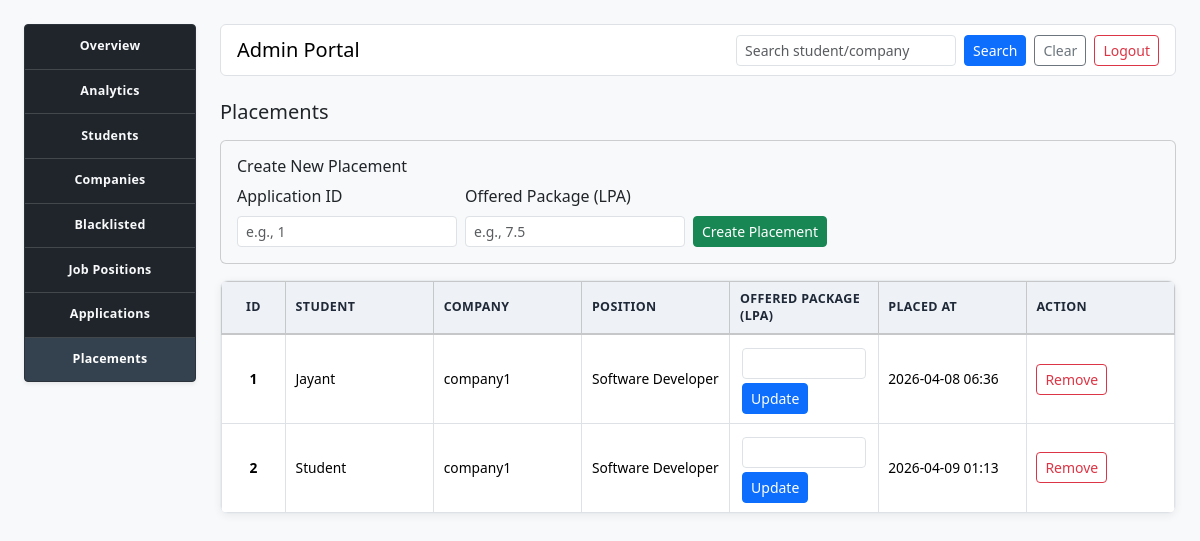
The page /admin-portal/placements (signed in) on the database its author committed.
### model.py (models this page shows, shortened)
class Placement(db.Model):
    __tablename__ = "placements"
    id = db.Column(db.Integer, primary_key=True)
    application_id = db.Column(
        db.Integer, db.ForeignKey("applications.id"), unique=True, nullable=False
    )
    placed_at = db.Column(db.DateTime, nullable=False, default=datetime.utcnow)
    offered_package_lpa = db.Column(db.Float, nullable=True)
    application = db.relationship("Application", back_populates="placement")

class Student(db.Model):
    __tablename__ = "students"
    id = db.Column(db.Integer, primary_key=True)
    full_name = db.Column(db.String(120), nullable=False)
    email = db.Column(db.String(120), unique=True, nullable=False)
    password = db.Column(db.String(120), nullable=False)
    phone = db.Column(db.String(20), nullable=True)
    course = db.Column(db.String(100), nullable=True)
    skills = db.Column(db.String(255), nullable=True)
    graduation_year = db.Column(db.Integer, nullable=True)
    resume_url = db.Column(db.String(255), nullable=True)
    is_deactivated = db.Column(db.Boolean, nullable=False, default=False)
    applications = db.relationship(
        "Application", back_populates="student", cascade="all, delete-orphan"
    )

class Company(db.Model):
    __tablename__ = "companies"
    id = db.Column(db.Integer, primary_key=True)
    name = db.Column(db.String(120), unique=True, nullable=False)
    email = db.Column(db.String(120), unique=True, nullable=False)
    password = db.Column(db.String(120), nullable=False)
    industry = db.Column(db.String(100), nullable=True)
    location = db.Column(db.String(120), nullable=True)
    website = db.Column(db.String(255), nullable=True)
    is_blacklisted = db.Column(db.Boolean, nullable=False, default=False)
    is_approved = db.Column(db.Boolean, nullable=False, default=False)
    job_positions = db.relationship(
        "JobPosition", back_populates="company", cascade="all, delete-orphan"
    )

class JobPosition(db.Model):
    __tablename__ = "job_positions"
    id = db.Column(db.Integer, primary_key=True)
    company_id = db.Column(db.Integer, db.ForeignKey("companies.id"), nullable=False)
    title = db.Column(db.String(120), nullable=False)
    description = db.Column(db.Text, nullable=True)
    eligibility_criteria = db.Column(db.String(255), nullable=True)
    required_skills = db.Column(db.String(255), nullable=True)
    experience_required = db.Column(db.String(120), nullable=True)
    application_deadline = db.Column(db.Date, nullable=True)
    location = db.Column(db.String(120), nullable=True)
    salary_lpa = db.Column(db.Float, nullable=True)
    status = db.Column(db.String(30), nullable=False, default="pending")
    is_active = db.Column(db.Boolean, nullable=False, default=True)
    posted_at = db.Column(db.DateTime, nullable=False, default=datetime.utcnow)
    company = db.relationship("Company", back_populates="job_positions")
    applications = db.relationship(
        "Application", back_populates="job_position", cascade="all, delete-orphan"
    )

### app.py (the view)
@app.route('/admin-portal/placements')
def admin_portal_placements():
    return render_admin_portal_page("admin_placements.html", "placements")

### app.py (called while the page is built)
def close_expired_job_positions():
    today = datetime.now(UTC).date()
    expired_positions = JobPosition.query.filter(
        JobPosition.is_active == True,
        JobPosition.application_deadline.isnot(None),
        JobPosition.application_deadline < today,
    ).all()
    for position in expired_positions:
        position.is_active = False
        position.status = "closed"
    if expired_positions:
        db.session.commit()

### template/admin_placements.html
{% extends 'admin_layout.html' %}
{% block admin_content %}
<section class="mb-4">
    <h2 class="h5 mb-3">Placements</h2>
    <div class="card mb-3 bg-light">
        <div class="card-body">
            <h6 class="card-title mb-2">Create New Placement</h6>
            <form method="POST" action="{{ url_for('admin_create_placement') }}" class="row g-2 align-items-end">
                <div class="col-auto"><label class="form-label" for="application_id">Application ID</label><input id="application_id" name="application_id" type="number" class="form-control form-control-sm" placeholder="e.g., 1" required></div>
                <div class="col-auto"><label class="form-label" for="offered_package_lpa">Offered Package (LPA)</label><input id="offered_package_lpa" name="offered_package_lpa" type="number" class="form-control form-control-sm" placeholder="e.g., 7.5" step="0.1"></div>
                <div class="col-auto"><button type="submit" class="btn btn-sm btn-success">Create Placement</button></div>
            </form>
        </div>
    </div>
    <div class="table-responsive">
        <table class="table table-bordered table-sm align-middle table-sticky-cols">
            <thead class="table-light">
                <tr>
                    <th>ID</th><th>Student</th><th>Company</th><th>Position</th><th>Offered Package (LPA)</th><th>Placed At</th><th>Action</th>
                </tr>
            </thead>
            <tbody>
                {% for placement in placements %}
                <tr>
                    <td>{{ placement.id }}</td>
                    <td>{{ placement.application.student.full_name }}</td>
                    <td>{{ placement.application.job_position.company.name }}</td>
                    <td>{{ placement.application.job_position.title }}</td>
                    <td>
                        <form method="POST" action="{{ url_for('admin_edit_placement', placement_id=placement.id) }}" class="row g-1 m-0">
                            <div class="col-auto"><input name="offered_package_lpa" type="number" class="form-control form-control-sm" value="{{ placement.offered_package_lpa or '' }}" step="0.1"></div>
                            <div class="col-auto"><button type="submit" class="btn btn-sm btn-primary">Update</button></div>
                        </form>
                    </td>
                    <td>{{ placement.placed_at.strftime('%Y-%m-%d %H:%M') if placement.placed_at else 'N/A' }}</td>
                    <td><form method="POST" action="{{ url_for('admin_remove_placement', placement_id=placement.id) }}" class="d-inline"><button type="submit" class="btn btn-sm btn-outline-danger" onclick="return confirm('Are you sure you want to remove this placement?')">Remove</button></form></td>
                </tr>
                {% else %}
                <tr><td colspan="7" class="text-center">No placements found</td></tr>
                {% endfor %}
            </tbody>
        </table>
    </div>
</section>
{% endblock %}

### template/admin_layout.html (style rules this page uses)
.table-responsive { border: 1px solid #e9ecef; border-radius: 0.5rem; background: #ffffff; overflow-x: auto; box-shadow: 0 2px 8px rgba(15, 23, 42, 0.06); }
.table-responsive .table { width: 100%; min-width: 0; margin-bottom: 0; font-size: 0.86rem; table-layout: fixed; }
.table-responsive .table th, .table-responsive .table td { padding: 0.55rem 0.6rem; white-space: normal; word-break: break-word; overflow-wrap: anywhere; line-height: 1.35; vertical-align: middle; }
.table-responsive .table thead th { background: #eef2f7; color: #1f2937; font-weight: 700; font-size: 0.78rem; text-transform: uppercase; letter-spacing: 0.03em; border-bottom-width: 2px; }
.table-responsive .table tbody tr:nth-child(even) { background: #fafcff; }
.table-responsive .table .btn { white-space: nowrap; }
.table-responsive .table th:first-child, .table-responsive .table td:first-child { width: 64px; text-align: center; font-weight: 600; }
.table-responsive .table th:nth-child(2), .table-responsive .table td:nth-child(2) { min-width: 150px; }
.table-responsive .table th:nth-child(3), .table-responsive .table td:nth-child(3) { min-width: 220px; }
.table-responsive .table th:last-child, .table-responsive .table td:last-child { min-width: 170px; }
.table-sticky-cols { border-collapse: collapse; border-spacing: 0; }
.table-sticky-cols th, .table-sticky-cols td { position: static; left: auto; }
html { scroll-behavior: smooth; }

### rows shown on the page
Placement: id "1", application.student.full_name "Jayant", application.job_position.company.name "company1", application.job_position "Software Developer", placed_at "2026-04-08 06:36"
Placement: id "2", application.student.full_name "Student", application.job_position.company.name "company1", application.job_position "Software Developer", placed_at "2026-04-09 01:13"
